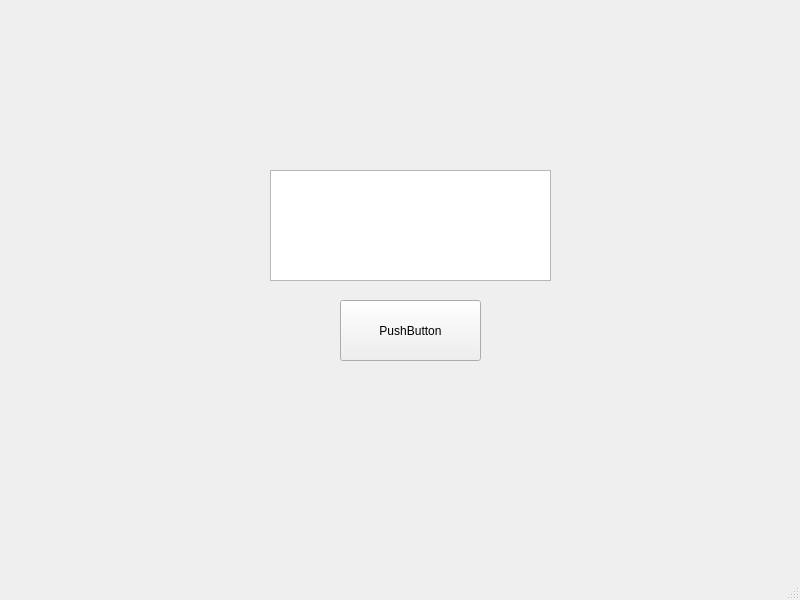
<?xml version="1.0" encoding="UTF-8"?>
<ui version="4.0">
 <class>MainWindow</class>
 <widget class="QMainWindow" name="MainWindow">
  <property name="geometry">
   <rect>
    <x>0</x>
    <y>0</y>
    <width>800</width>
    <height>600</height>
   </rect>
  </property>
  <property name="windowTitle">
   <string>MainWindow</string>
  </property>
  <widget class="QWidget" name="centralwidget">
   <widget class="QPushButton" name="pushButton">
    <property name="geometry">
     <rect>
      <x>340</x>
      <y>300</y>
      <width>141</width>
      <height>61</height>
     </rect>
    </property>
    <property name="text">
     <string>PushButton</string>
    </property>
   </widget>
   <widget class="QPlainTextEdit" name="plainTextEdit">
    <property name="geometry">
     <rect>
      <x>270</x>
      <y>170</y>
      <width>281</width>
      <height>111</height>
     </rect>
    </property>
   </widget>
  </widget>
  <widget class="QMenuBar" name="menubar">
   <property name="geometry">
    <rect>
     <x>0</x>
     <y>0</y>
     <width>800</width>
     <height>26</height>
    </rect>
   </property>
  </widget>
  <widget class="QStatusBar" name="statusbar"/>
 </widget>
 <resources/>
 <connections/>
</ui>
